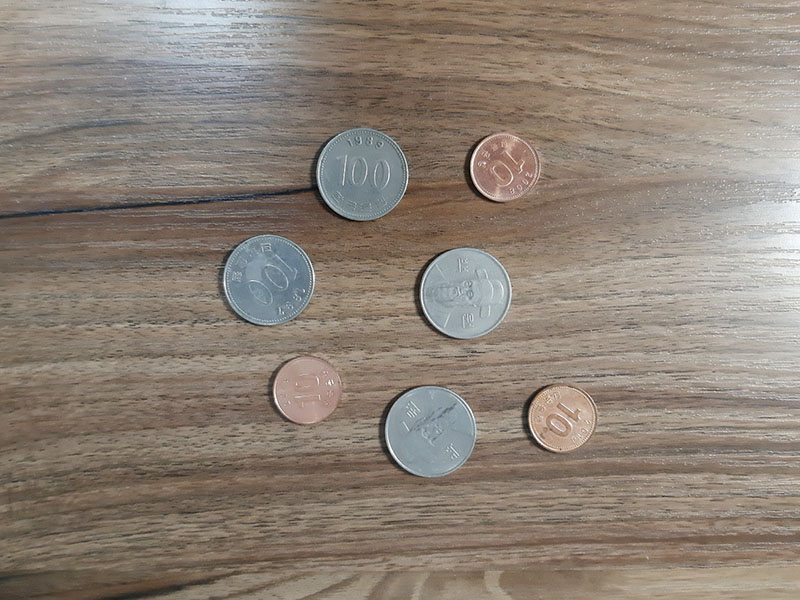
#> input picture ch06/coins2.jpg, 800 x 600 px
$ python coin_count.py
#> lines starting #> are read from the running program, lines starting #| are printed output that depends on the picture; after the words box and inside, x2 and y2 are one past the last pixel; in counts of white or black regions, pixels touching at a corner belong together
import sys
import numpy as np
import cv2


# 입력 이미지 불러오기
src = cv2.imread('coins2.jpg')
#> src is the input picture: shape (600, 800, 3); mean B, G, R 118.9, 129.9, 141.1

if src is None:
    print('Image open failed!')
    sys.exit()

gray = cv2.cvtColor(src, cv2.COLOR_BGR2GRAY)
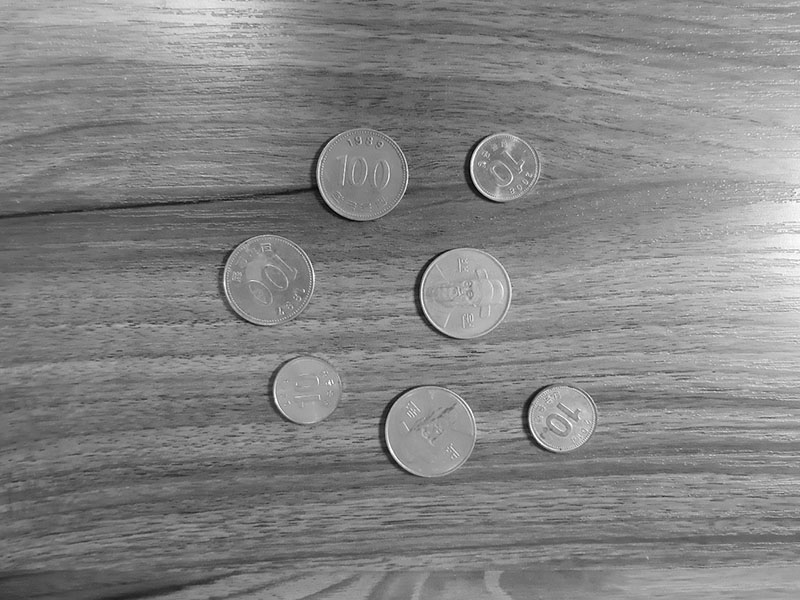
#> gray: shape (600, 800); min 1, max 255, mean 132
blr = cv2.GaussianBlur(gray, (0, 0), 1)

# 허프 변환 원 검출
circles = cv2.HoughCircles(blr, cv2.HOUGH_GRADIENT, 1, 50,
                           param1=150, param2=40, minRadius=20, maxRadius=80)
#> circles = [[362.5, 173.5, 45.8], [465.5, 293.5, 45.9], [430.5, 432.5, 46.9], [502.5, 168.5, 32.4], [561.5, 418.5, 32.7], [267.5, 280.5, 44.9], [306.5, 390.5, 33.7]]

# 원 검출 결과 및 동전 금액 출력
sum_of_money = 0
dst = src.copy()
if circles is not None:
    for i in range(circles.shape[1]):
        cx, cy, radius = np.uint16(circles[0][i]) # double형
        cv2.circle(dst, (cx, cy), radius, (0, 0, 255), 2, cv2.LINE_AA)

        # 동전 영역 부분 영상 추출
        x1 = int(cx - radius)
        y1 = int(cy - radius)
        x2 = int(cx + radius)
        y2 = int(cy + radius)
        radius = int(radius)

        crop = dst[y1:y2, x1:x2, :]
        ch, cw = crop.shape[:2]

        # 동전 영역에 대한 ROI 마스크 영상 생성
        mask = np.zeros((ch, cw), np.uint8)
        cv2.circle(mask, (cw//2, ch//2), radius, 255, -1)

        # 동전 영역 Hue 색 성분을 +40 시프트하고, Hue 평균을 계산
        hsv = cv2.cvtColor(crop, cv2.COLOR_BGR2HSV)
        hue, _, _ = cv2.split(hsv)
        hue_shift = (hue + 40) % 180
        mean_of_hue = cv2.mean(hue_shift, mask)[0]

        # Hue 평균이 90보다 작으면 10원, 90보다 크면 100원으로 간주
        won = 100
        if mean_of_hue < 90:
            won = 10

        sum_of_money += won

        cv2.putText(crop, str(won), (20, 50), cv2.FONT_HERSHEY_SIMPLEX,
                    0.75, (255, 0, 0), 2, cv2.LINE_AA)
#> this loop made 7 passes
#> (cx, cy, radius, x1, y1, x2, y2, mean_of_hue) on passes 1 to 7: (362, 173, 45, 317, 128, 407, 218, 127.8), (465, 293, 45, 420, 248, 510, 338, 127.8), (430, 432, 46, 384, 386, 476, 478, 130), (502, 168, 32, 470, 136, 534, 200, 46.78), (561, 418, 32, 529, 386, 593, 450, 50.65), (267, 280, 44, 223, 236, 311, 324, 131.6), (306, 390, 33, 273, 357, 339, 423, 47.03)
#> pass 1, `hue_shift = (hue + 40) % 180`:
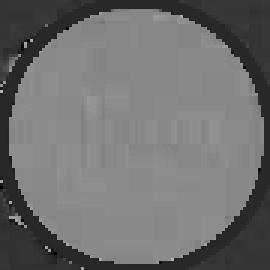
#> hue_shift: shape (90, 90) (shown 3 times larger); min 0, max 178, mean 111.2
#> after the loop:
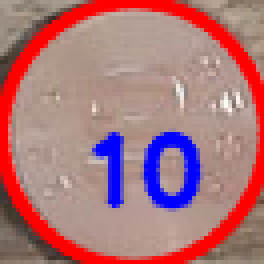
#> crop: shape (66, 66, 3) (shown 4 times larger); mean B, G, R 122, 116.2, 172.2
#> after the loop:
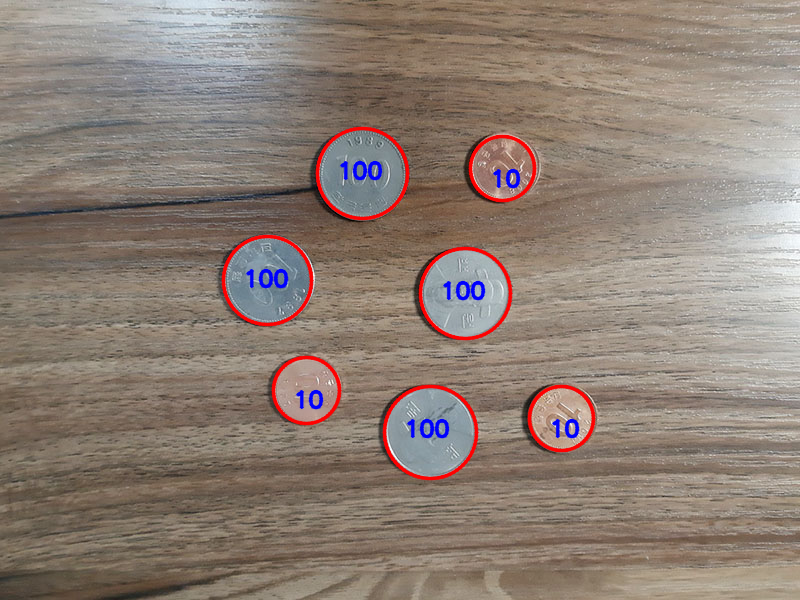
#> dst: shape (600, 800, 3); 2.52% of pixels changed, all inside (x1, y1, x2, y2) = (221, 126, 597, 481)
#> after the loop: hsv: shape (66, 66, 3); mean H, S, V 7.5, 81.9, 181.6
#> after the loop:
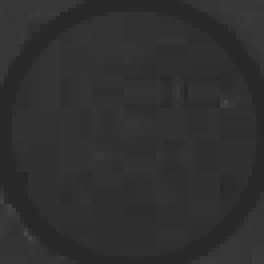
#> hue_shift: shape (66, 66) (shown 4 times larger); min 37, max 70, mean 47.4
#> after the loop:
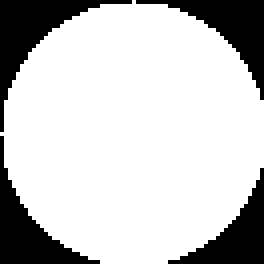
#> mask: shape (66, 66) (shown 4 times larger); 78.2% white; 4 black regions, box (x1, y1, x2, y2) and area: (0, 0, 33, 33) 270, (34, 0, 66, 25) 237, (0, 34, 25, 66) 237, (42, 42, 66, 66) 205
#> after the loop, sum_of_money = 430

cv2.putText(dst, str(sum_of_money) + ' won', (40, 80),
            cv2.FONT_HERSHEY_DUPLEX, 2, (255, 0, 0), 2, cv2.LINE_AA)
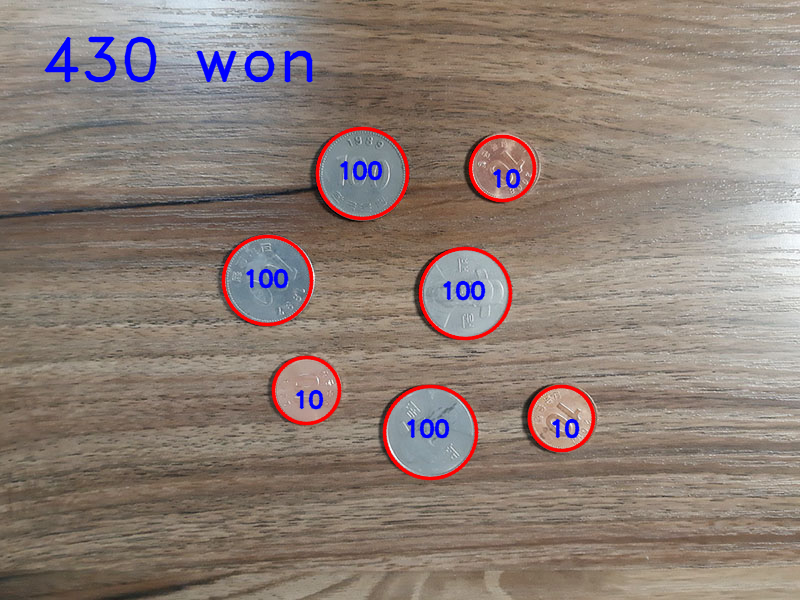
#> dst: shape (600, 800, 3); 0.79% of pixels changed, all inside (x1, y1, x2, y2) = (44, 36, 313, 83)

cv2.imshow('src', src)
cv2.imshow('dst', dst)
cv2.waitKey()

cv2.destroyAllWindows()

$ run again, with ch06/coins1.jpg copied over ch06/coins2.jpg
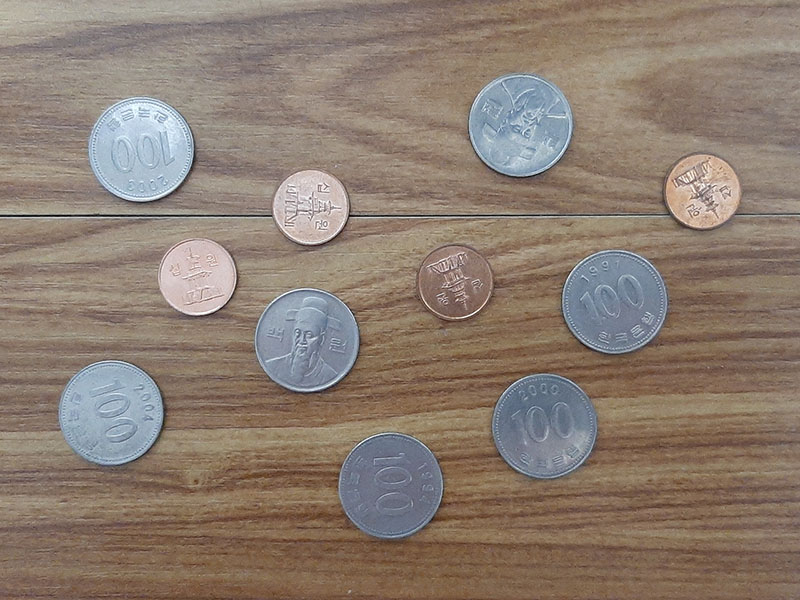
#> input picture ch06/coins1.jpg, 800 x 600 px
#> src is the input picture: shape (600, 800, 3); mean B, G, R 112.7, 124.6, 139.8
#> circles = [[305.5, 339.5, 52.3], [390.5, 485.5, 51.6], [310.5, 206.5, 36.9], [109.5, 411.5, 52.4], [520.5, 125.5, 51.2], [613.5, 301.5, 52.9], [142.5, 150.5, 53.9], [544.5, 424.5, 52.4], [702.5, 191.5, 36.5], [196.5, 276.5, 38.8], [454.5, 280.5, 38.3]]
#> the loop `for i in range(circles.shape[1]):` made 11 passes
#> (cx, cy, radius, x1, y1, x2, y2, mean_of_hue) on passes 1 to 8: (305, 339, 52, 253, 287, 357, 391, 138.7), (390, 485, 51, 339, 434, 441, 536, 143.1), (310, 206, 36, 274, 170, 346, 242, 42.1), (109, 411, 52, 57, 359, 161, 463, 135.1), (520, 125, 51, 469, 74, 571, 176, 134.4), (613, 301, 52, 561, 249, 665, 353, 137.9), (142, 150, 53, 89, 97, 195, 203, 134.9), (544, 424, 52, 492, 372, 596, 476, 139)
#> after the loop `for i in range(circles.shape[1]):`:
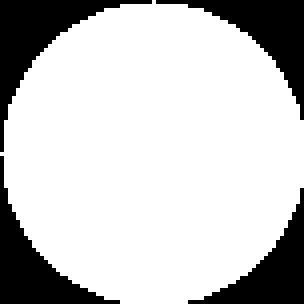
#> mask: shape (76, 76) (shown 4 times larger); 78.1% white; 4 black regions, box (x1, y1, x2, y2) and area: (0, 0, 38, 38) 354, (39, 0, 76, 30) 316, (0, 39, 30, 76) 316, (47, 47, 76, 76) 279
#> after the loop `for i in range(circles.shape[1]):`: sum_of_money = 740
#> `cv2.putText(dst, str(sum_of_money) + ' won', (40, 80), cv2.FONT_HERSHE..`:
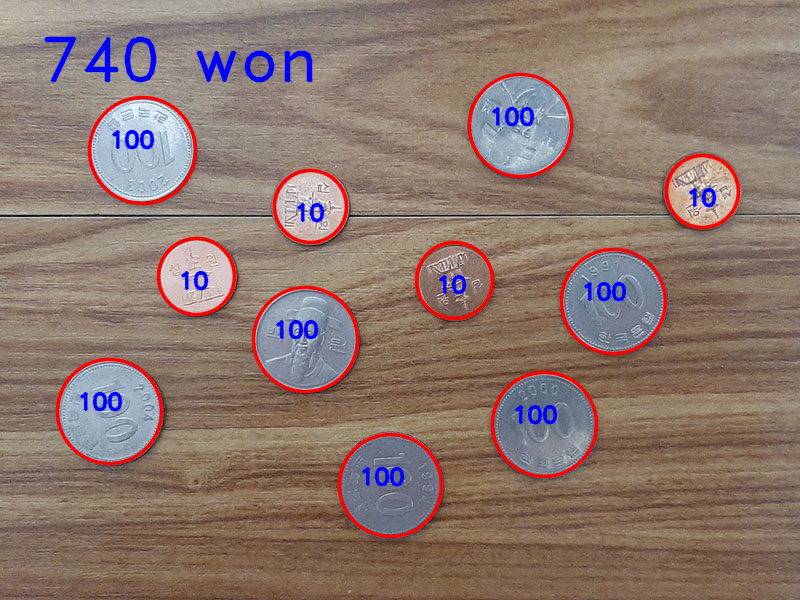
#> dst: shape (600, 800, 3); mean B, G, R 110.7, 119.2, 140.4
